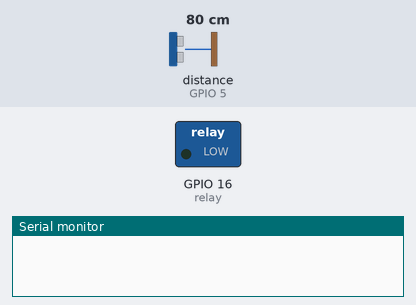
Simulated run of this sketch. Board: ESP8266 (NodeMCU). Shown: switched loads named in the sketch (green lamp = pin HIGH), the last lines printed to the serial monitor. Wiring (inferred from the names in the program): ultrasonic range finder: trigger GPIO 4; echo GPIO 5. Inputs (shaded band) come from the test bench; at power-on: distance to the obstacle (sensor on GPIO 5) 80 cm. The echo pulse lasts 58.3 µs per cm; WiFi joins after 1.5 s; servers stay silent unless stated; pins used as bus, display or sensor lines are not drawn.

Above: at 0.1 s.
At 0.8 s:
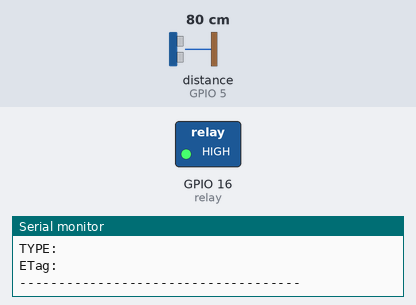
Timing chart, 0 to 2.3 s (numbered marks = the images above):
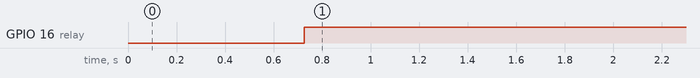

The sketch:

PSTDemo.ino
```cpp
#include <ESP8266WiFi.h>
#include <FirebaseESP8266.h>
#include <SoftwareSerial.h>

#define USE_SSL true

#define FIREBASE_HOST "https://ews-banjir-307e6-default-rtdb.firebaseio.com/"
#define FIREBASE_AUTH "M4JCiaWtWchDdsXBKTa7Cp00Y6VMH3LivvbODCZk"

FirebaseData firebaseData;
FirebaseJson json;

const char* ssid = "ssid";
const char* password = "pass";
static const int relay = 16, trigPin = 4, echoPin = 5;
long duration;
int distance;
int tinggi = 25;
int pantul;
String status;

void post_to_firebase(String data);
boolean waitResponse(String expected_answer="OK", unsigned int timeout=2000);

void setup() {
  Serial.begin(9600);
  pinMode(trigPin, OUTPUT);
  pinMode(echoPin, INPUT);
  pinMode(relay,OUTPUT);
  WiFi.begin(ssid, password);
  if (WiFi.status() != WL_CONNECTED)
  {
     delay(500);
     Serial.print("*");
  }
  Serial.println("");
  Serial.println("WiFi connection Successful");
  Serial.print("The IP Address of ESP8266 Module is: ");
  Serial.print(WiFi.localIP());
  Firebase.begin(FIREBASE_HOST, FIREBASE_AUTH);
}
void loop() {
  ultra(500);
  displaydata();
}

static void ultra(unsigned long ms)
{
  digitalWrite(trigPin, LOW);
  delayMicroseconds(2);
  digitalWrite(trigPin, HIGH);
  delayMicroseconds(10);
  digitalWrite(trigPin, LOW);
  duration = pulseIn(echoPin, HIGH);
  pantul = duration*0.034/2;
  distance= tinggi-pantul;

  Serial.print("Distance = ");
  Serial.print(distance);
  Serial.println(" cm");
}

void print_ok()
{
    Serial.println("------------------------------------");
    Serial.println("OK");
    Serial.println("PATH: " + firebaseData.dataPath());
    Serial.println("TYPE: " + firebaseData.dataType());
    Serial.println("ETag: " + firebaseData.ETag());
    Serial.println("------------------------------------");
    Serial.println();
}

void print_fail()
{
    Serial.println("------------------------------------");
    Serial.println("FAILED");
    Serial.println("REASON: " + firebaseData.errorReason());
    Serial.println("------------------------------------");
    Serial.println();
}

void displaydata()
{
  if(Firebase.setFloat(firebaseData, "/Peringatanbanjir/Distance", distance))
    {
    print_ok();
    if(distance >= 6 )
      {
        status = "BAHAYA!!!";
        digitalWrite(relay,LOW);
        Firebase.setString(firebaseData, "/Peringatanbanjir/Condition", status);
        print_ok();
      }

    else if ((distance >= 4 )&&(distance <=5 ))
      {
        status = "WASPADA!!";
        digitalWrite(relay,HIGH);
        Firebase.setString(firebaseData, "/Peringatanbanjir/Condition", status);
      }

    else if ((distance >= 2)&&(distance <= 3))
      {
        status = "SIAGA!";
        digitalWrite(relay,HIGH);
        Firebase.setString(firebaseData, "/Peringatanbanjir/Condition", status);
      }

    else if (distance <= 1)
      {
        status = "AMAN";
        digitalWrite(relay,HIGH);
        Firebase.setString(firebaseData, "/Peringatanbanjir/Condition", status);
      }

    else
      {
      print_fail();
      }
    }
  delay(1000);
}
```

Measured:
- by itself, GPIO 16 (relay): LOW → HIGH at 0.73 s
